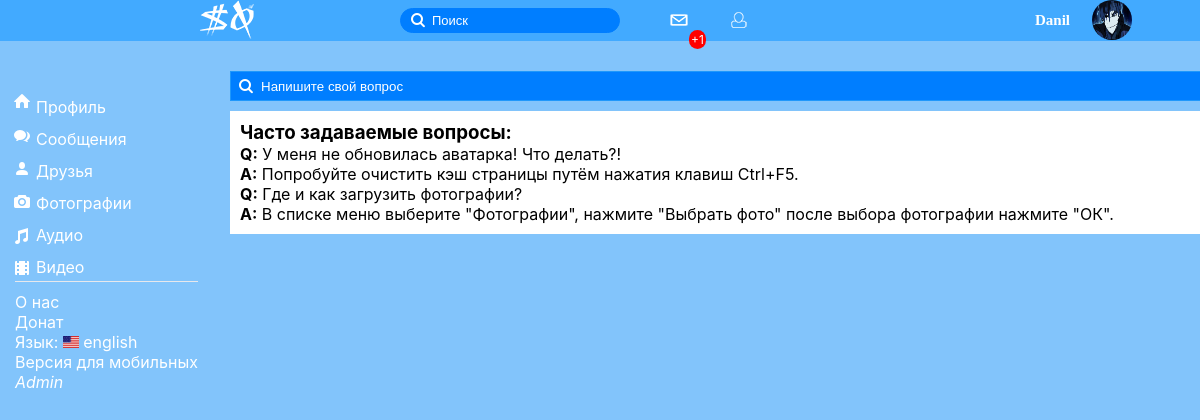
The app's page /help.php (signed in) with its own data.
### tables this page shows
CREATE TABLE IF NOT EXISTS `users` (
  `id` int(11) NOT NULL AUTO_INCREMENT,
  `name` varchar(32) NOT NULL,
  `surname` varchar(32) NOT NULL,
  `says` varchar(100) NOT NULL,
  `gender` varchar(32) NOT NULL,
  `email` varchar(32) NOT NULL,
  `code_activation` varchar(32) NOT NULL,
  `email_status` int(1) NOT NULL,
  `support` int(1) NOT NULL,
  `offical` int(11) NOT NULL,
  `password` varchar(32) NOT NULL,
  `b_day` int(11) NOT NULL,
  `b_month` varchar(32) NOT NULL,
  `b_year` int(11) NOT NULL,
  `city` varchar(32) NOT NULL,
  `web-site` text NOT NULL,
  `last_login` varchar(32) NOT NULL,
  `user_ip` varchar(100) NOT NULL,
  `online` int(11) NOT NULL,
  `avatar` text NOT NULL,
  `experience` int(11) NOT NULL,
  `site_lang` int(11) NOT NULL,
  `banned` int(11) NOT NULL,
  PRIMARY KEY (`id`)
);

### help.php (the view, shortened to what this page needs)
<?php
    include_once("bd.php");$id=$_GET['id'];include_once("vars.php");include_once("exp.php");
?>
<head>
    <link rel="stylesheet" type="text/css" href="/css/main.css">
    <link rel="stylesheet" type="text/css" href="/css/account.css">
    <link rel="stylesheet" type="text/css" href="/css/help.css">
</head>
            <?
            $result = mysql_query("SELECT * FROM `users` WHERE `email` = '".$_COOKIE['account']."'");
            while($row = mysql_fetch_array($result)) {
                $support=$row['support'];
                $user_id=$row['id'];
                $ULANG=$row['site_lang'];
            }
            ?>
<body>
    <div id="header">
        <?
            $res = mysql_query('SELECT COUNT(1) FROM `friends` WHERE to_who = '.$user_id.' AND accepted = 0');
            if($res)
            $row = mysql_fetch_array($res, MYSQL_NUM);
            $subs = !empty($row[0]) ? $row[0] : 0;
        ?>
        <div class="header_lg"><a href="/" id="header_lg_a"><div class="header_lg_img"></div></a></div>
        <?if($_COOKIE['account']){?><a href="/account/messages.php"><div class="header_nmsg"><div class="header_nmsg_icon"><font class="nmsg_number">+1</font></div></div></a>
        <a href="/account/friends.php?id=<?echo$user_id;?>"><div class="header_nfrd"><div class="header_nfrd_icon"><?if($subs!=0){?><font class="nfrd_number">+<?echo$subs;?></font><?}?></div></div></a><?}?>
        <form id="header_search" method="post" action="search.php">
            <input type="text" name="search_input" class="input_search" placeholder="Поиск" onfocus="if(this.placeholder=='Поиск') {this.placeholder='';}" onblur="if(this.value=='') {this.placeholder='Поиск';}" autocomplete="off">
        </form>
        <?if($_COOKIE['account']){?>
        <div class="header_account" onselectstart="return false" onmousedown="return false">
            <?
               $result = mysql_query("SELECT * FROM `users` WHERE `email` = '".$_COOKIE['account']."'");
            while($row = mysql_fetch_array($result)) {$cook_name=$row['name'];$cook_ava=$row['avatar'];}
            ?>
            <div class="photo_user"><p style="font-size:15px;"><b><?echo $cook_name;?></b></p><img src="<?echo $cook_ava;?>" width="40px" height="40px"></div>
        </div><?}?>
    </div>
<?if(!empty($_COOKIE['account']) and $ubannedid!=$user_id){?>
    <div id="slider_menu">
        <ul class="menu_ul_a_li">
            <a href="/acc.php?id=<?echo$user_id;?>"><li><div class="profile_icon"></div> Профиль</li></a>
            <a href="/account/messages.php?id=<?echo$user_id;?>"><li><div class="msg_icon"></div> Сообщения</li></a>
            <a href="/account/friends.php?id=<?echo$user_id;?>"><li><div class="friends_icon"></div> Друзья</li></a>
            <a href="/account/photos.php?id=<?echo$user_id;?>"><li><div class="photos_icon"></div> Фотографии</li></a>
            <a href="/account/audios.php?id=<?echo$user_id;?>"><li><div class="audios_icon"></div> Аудио</li></a>
            <a href="/account/videos.php?id=<?echo$user_id;?>"><li><div class="videos_icon"></div> Видео</li></a>
        </ul>
        <div class="menu_settings" onselectstart="return false" onmousedown="return false">
            <?if($ULANG==1){$language="<img src='/img/flags/1.gif' width='16px' height='12px'> русский";}
                else if($ULANG==2){$language="<img src='/img/flags/2.gif' width='16px' height='12px'> english";}
            ?>
            <p><a href="/about.php">О нас</a></p>
            <p><a href="/account/settings.php?id=<?echo$user_id;?>&st=4">Донат</a></p>
            <p>Язык: <?echo$language;?></p>
            <p><a href="/mobile/">Версия для мобильных</a></p>
            <?if($support>=1){?><p><a href="/admin/"><i>Admin</i></a></p><?}?>
        </div>
    </div>
<?}?>
<div id="help">
    <form action="" method="post">
        <input type="text" placeholder="Напишите свой вопрос" name="search_forquestion">
    </form>
    <div class="questions">
        <h3>Часто задаваемые вопросы:</h3>
        <p><b>Q:</b> У меня не обновилась аватарка! Что делать?!</p>
        <p><b>A:</b> Попробуйте очистить кэш страницы путём нажатия клавиш Ctrl+F5.</p>
        <p><b>Q:</b> Где и как загрузить фотографии?</p>
        <p><b>A:</b> В списке меню выберите "Фотографии", нажмите "Выбрать фото" после выбора фотографии нажмите "ОК".</p>
    </div>
</div>
</body>

### css/main.css (style rules this page uses)
* { margin: 0; padding: 0; outline: none; }
body { background: #82c4fb; }
a { text-decoration: none; }
.header_lg_img { width: 54px; height: 39px; background: url(/img/main/logogoog.png) no-repeat; padding-top: 1px; }
#header { background: #42aaff; width: 100%; height: 41px; }
.header_lg { color: #fff; margin-left: 100px; position: absolute; width: 190px; }
#header_lg_a { top: 0px; color: #fff; width: 70px; height: 38px; display: block; position: none; outline: none; margin-left: 100px; width: 190px; }
.input_search { background: url(/img/search_icon1.png) no-repeat #007eff; border-left: 20px solid transparent; background-position: 10px; border: 1px solid #007eff; border-radius: 14px; padding-left: 30px; height: 25px; width: 220px; margin-top: 7.5px; margin-left: 400px; color: #fff; }
.photo_user p { margin-top: 10px; margin-left: 3px; position: absolute; }
.photo_user img { margin-left: 60px; width: 40px; height: 40px; border-radius: 20px; }

### css/account.css (style rules this page uses)
body { font-family: -apple-system,BlinkMacSystemFont,Roboto,Open Sans,Helvetica Neue,sans-serif; }
li { list-style: none; }
.header_account { font-weight: normal; font-family: Tahoma; cursor: pointer; height: 41px; width: 110px; line-height: 20px; color: #fff; margin-top: -33px; margin-left: 86%; }
.header_nmsg_icon { background: url(/img/msg_icon.png) no-repeat; height: 20px; width: 20px; margin: 10px; }
.header_nmsg { margin-left: 650px; position: absolute; padding: 0 9px; }
.nmsg_number { color: #fff; position: absolute; margin-left: 20px; margin-top: 20px; background: #ff0000; border-radius: 10px; padding: 2px; font-size: 12px; }
.header_nfrd_icon { background: url(/img/user_icon.png) no-repeat; height: 20px; width: 20px; margin: 10px; }
.header_nfrd { margin-left: 710px; position: absolute; padding: 0 9px; }
#slider_menu { color: #fff; margin-top: 30px; position: absolute; padding-top: 10px; border-radius: 2px; }
#slider_menu ul { position: absolute; margin-top: 10px; margin-left: 30px; }
#slider_menu ul li { list-style: none; padding: 6px; }
#slider_menu ul a li { color: #fff; }
.profile_icon,.friends_icon,.photos_icon,.msg_icon,.audios_icon,.videos_icon { width: 35px; height: 25px; position: absolute; margin-top: -3px; margin-left: -30px; }
.profile_icon { background: url(/img/menu_iicon.png) no-repeat 7px 0; }
.friends_icon { background: url(/img/menu_iicon.png) no-repeat 7px -80px; }
.msg_icon { background: url(/img/menu_iicon.png) no-repeat 7px -25px; }
.photos_icon { background: url(/img/menu_iicon.png) no-repeat 7px -135px; }
.audios_icon { background: url(/img/menu_iicon.png) no-repeat 7px -161px; }
.videos_icon { background: url(/img/menu_iicon.png) no-repeat 7px -189px; }
.menu_settings { border-top: 1px solid #e7e8ec; padding-top: 10px; margin-top: 200px; margin-left: 15px; }
.menu_settings p a { color: #fff; }

### css/help.css (style rules this page uses)
#help { margin-left: 230px; margin-top: 30px; }
#help { width: 1000px; min-height: 700px; }
.questions { background: #fff; margin-top: 10px; padding: 10px; }
input[name=search_forquestion] { width: 1000px; height: 30px; padding-left: 30px; border: 1px solid #1f98fb; color: #fff; background: url(/img/search_icon1.png) no-repeat #007eff; background-position: 8px; }

### records on screen
users: name "Danil", avatar (picture)
